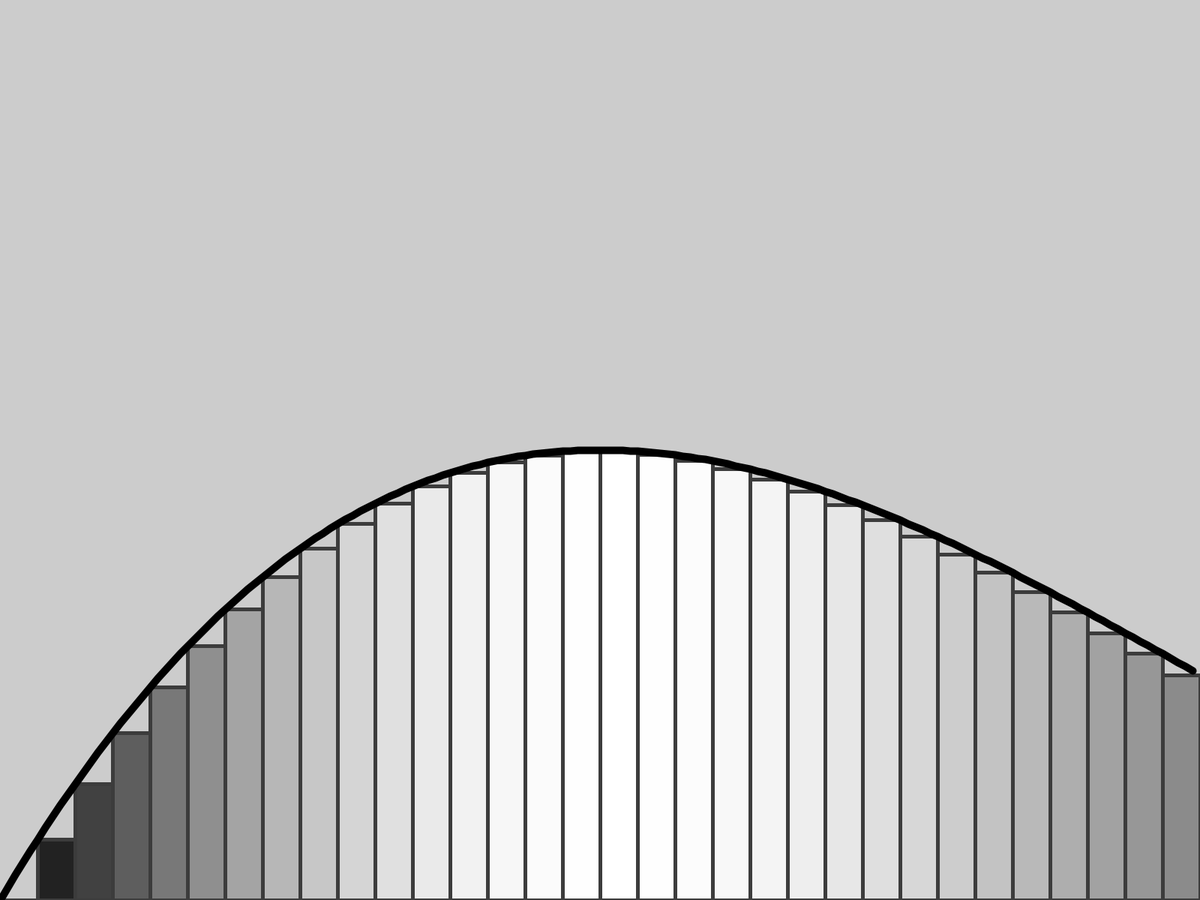
Frame 1 (no input)
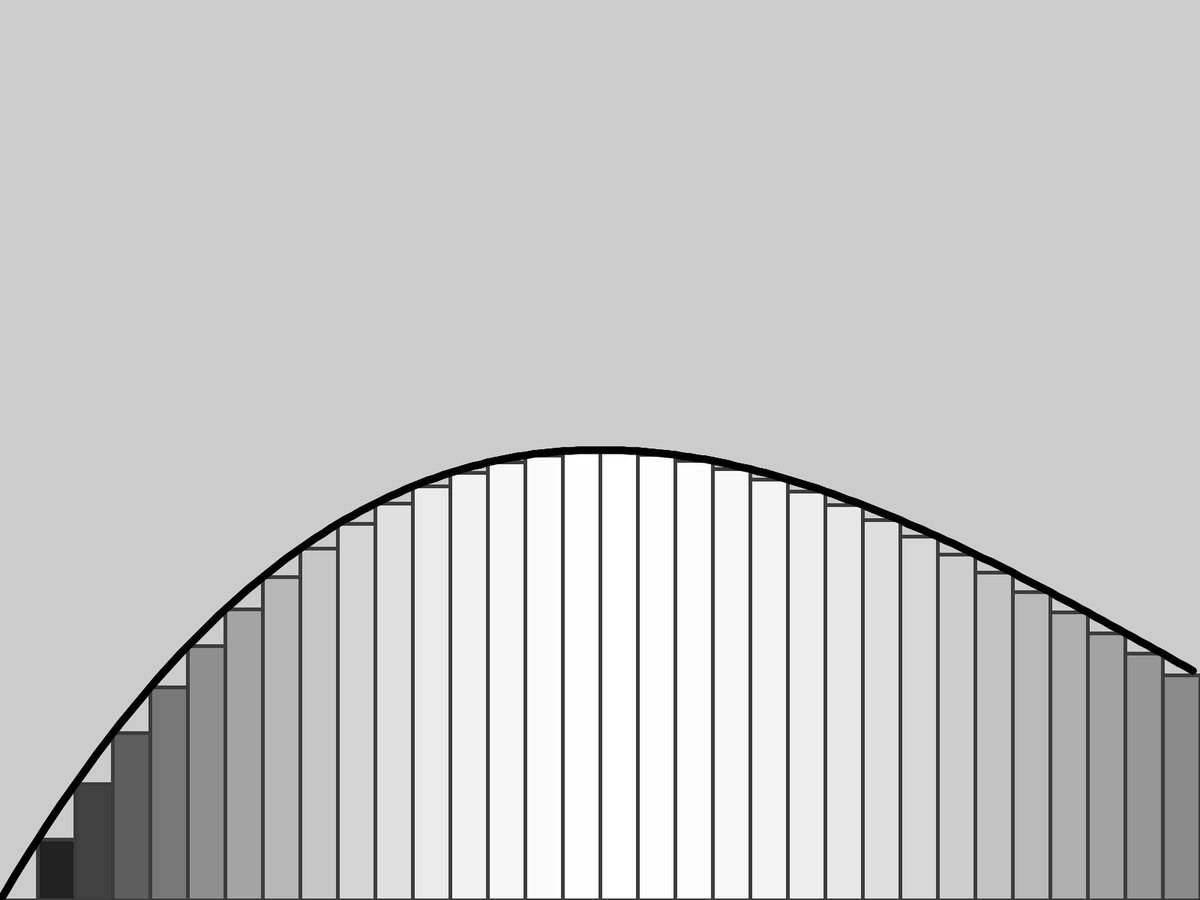
Frame 2 (the mouse pressed at the canvas centre, redrawn once)

The Processing sketch that drew these frames (run headless with seeded random() and noise(); the mouse was pressed at the canvas centre and the sketch redrawn once):

// Processing sketch: ContinuousVsDiscrete
// ── ContinuousVsDiscrete.pde
PGraphics g;

void setup()
{
  // Call this first to set the width and height variables to the correct sizes.
  fullScreen();
  g = createGraphics(width, height);
}

void draw()
{
  
  
  g.beginDraw();
  
  // Draw the continuous function.
  int resolution = 50;
  
  // Draw the approximation boxes.
  g.rectMode(CORNERS);
  g.strokeWeight(5);
  int box_val = 60;
  g.stroke(box_val, box_val, box_val);
  for(int x = 0; x < width; x += resolution)
  {
    float y = max(f_0(x), f_0(x + resolution));
    float val = 255 - 255*f_shift(x);
    g.fill(val, val, val);
    
    g.rect(x, y, x + resolution, height);
  }
  
  g.strokeWeight(10);
  g.stroke(0, 0, 0);
  g.noFill();
  g.beginShape();
  for(int x = 0; x < width; x += 10)
  {
    g.vertex(x, f_0(x));
  }
  g.endShape();
  
  
  g.endDraw();
  
  g.save("output.png");
  
  image(g, 0, 0); 
  
  noLoop();

}

// returns y coordinate on screen.
float f_0(int x)
{
  float val = f_shift(x);
  
  return val*height/2 + height/2;
}

// Returns normalized y coordinate.
float f_shift(int x)
{
  return f(x*1.0/width - .5);
}

// A Continous Function.
float f(float x)
{
  float x_2 = x*x;
  float x_3 = x_2*x;
  return -2*x_3 + 3*x_2; // Bryce's Favorite Polynomial.
}


void keyPressed()
{
  
  // If the user presses space, then this program will save a nice transparent image of the fractal in the local file output.png.
  if (key == ' ')
  {
    save("output.png");
  }
}
